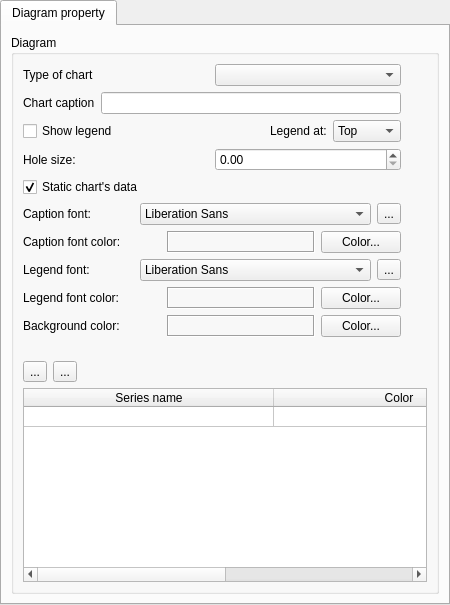
     <widget class="QWidget" name="page_3">
      <layout class="QVBoxLayout" name="verticalLayout_11">
       <property name="spacing">
        <number>0</number>
       </property>
       <property name="leftMargin">
        <number>0</number>
       </property>
       <property name="topMargin">
        <number>0</number>
       </property>
       <property name="rightMargin">
        <number>0</number>
       </property>
       <property name="bottomMargin">
        <number>0</number>
       </property>
       <item>
        <widget class="QTabWidget" name="tabDiagram">
         <property name="currentIndex">
          <number>0</number>
         </property>
         <widget class="QWidget" name="tab_5">
          <attribute name="title">
           <string>Diagram property</string>
          </attribute>
          <layout class="QVBoxLayout" name="verticalLayout_13">
           <item>
            <widget class="QGroupBox" name="groupBox">
             <property name="title">
              <string>Diagram</string>
             </property>
             <layout class="QVBoxLayout" name="verticalLayout_17">
              <item>
               <layout class="QHBoxLayout" name="horizontalLayout_23">
                <item>
                 <layout class="QVBoxLayout" name="verticalLayout_12">
                  <item>
                   <layout class="QHBoxLayout" name="horizontalLayout_13">
                    <item>
                     <widget class="QLabel" name="label_8">
                      <property name="text">
                       <string>Type of chart</string>
                      </property>
                     </widget>
                    </item>
                    <item>
                     <widget class="QComboBox" name="cbChartType"/>
                    </item>
                   </layout>
                  </item>
                  <item>
                   <layout class="QHBoxLayout" name="horizontalLayout_8">
                    <item>
                     <widget class="QLabel" name="label_2">
                      <property name="text">
                       <string>Chart caption</string>
                      </property>
                     </widget>
                    </item>
                    <item>
                     <widget class="QLineEdit" name="edtCaption"/>
                    </item>
                   </layout>
                  </item>
                  <item>
                   <layout class="QHBoxLayout" name="horizontalLayout_15">
                    <item>
                     <widget class="QCheckBox" name="chkShowLegend">
                      <property name="text">
                       <string>Show legend</string>
                      </property>
                     </widget>
                    </item>
                    <item>
                     <spacer name="horizontalSpacer_8">
                      <property name="orientation">
                       <enum>Qt::Horizontal</enum>
                      </property>
                      <property name="sizeHint" stdset="0">
                       <size>
                        <width>40</width>
                        <height>20</height>
                       </size>
                      </property>
                     </spacer>
                    </item>
                    <item>
                     <widget class="QLabel" name="label_12">
                      <property name="text">
                       <string>Legend at:</string>
                      </property>
                     </widget>
                    </item>
                    <item>
                     <widget class="QComboBox" name="cbLegendAligment">
                      <item>
                       <property name="text">
                        <string>Top</string>
                       </property>
                      </item>
                      <item>
                       <property name="text">
                        <string>Bottom</string>
                       </property>
                      </item>
                      <item>
                       <property name="text">
                        <string>Left</string>
                       </property>
                      </item>
                      <item>
                       <property name="text">
                        <string>Right</string>
                       </property>
                      </item>
                     </widget>
                    </item>
                   </layout>
                  </item>
                  <item>
                   <layout class="QHBoxLayout" name="horizontalLayout_20">
                    <item>
                     <widget class="QLabel" name="lblHoleSize">
                      <property name="text">
                       <string>Hole size:</string>
                      </property>
                     </widget>
                    </item>
                    <item>
                     <widget class="QDoubleSpinBox" name="spnHoleSize">
                      <property name="maximum">
                       <double>0.800000000000000</double>
                      </property>
                      <property name="singleStep">
                       <double>0.050000000000000</double>
                      </property>
                     </widget>
                    </item>
                   </layout>
                  </item>
                  <item>
                   <widget class="QCheckBox" name="chkStaticChart">
                    <property name="text">
                     <string>Static chart's data</string>
                    </property>
                    <property name="checked">
                     <bool>true</bool>
                    </property>
                   </widget>
                  </item>
                  <item>
                   <layout class="QHBoxLayout" name="horizontalLayout_21">
                    <item>
                     <widget class="QLabel" name="label_13">
                      <property name="text">
                       <string>Caption font:</string>
                      </property>
                     </widget>
                    </item>
                    <item>
                     <widget class="QFontComboBox" name="fntTitle">
                      <property name="editable">
                       <bool>false</bool>
                      </property>
                     </widget>
                    </item>
                    <item>
                     <widget class="QToolButton" name="btnTitleFont">
                      <property name="text">
                       <string>...</string>
                      </property>
                     </widget>
                    </item>
                   </layout>
                  </item>
                  <item>
                   <layout class="QHBoxLayout" name="horizontalLayout_24">
                    <item>
                     <widget class="QLabel" name="label_17">
                      <property name="text">
                       <string>Caption font color:</string>
                      </property>
                     </widget>
                    </item>
                    <item>
                     <spacer name="horizontalSpacer_4">
                      <property name="orientation">
                       <enum>Qt::Horizontal</enum>
                      </property>
                      <property name="sizeHint" stdset="0">
                       <size>
                        <width>40</width>
                        <height>20</height>
                       </size>
                      </property>
                     </spacer>
                    </item>
                    <item>
                     <widget class="QLabel" name="lblColorTitle">
                      <property name="minimumSize">
                       <size>
                        <width>148</width>
                        <height>0</height>
                       </size>
                      </property>
                      <property name="frameShape">
                       <enum>QFrame::Box</enum>
                      </property>
                      <property name="frameShadow">
                       <enum>QFrame::Sunken</enum>
                      </property>
                      <property name="text">
                       <string/>
                      </property>
                     </widget>
                    </item>
                    <item>
                     <widget class="QPushButton" name="btnColorTitle">
                      <property name="text">
                       <string>Color...</string>
                      </property>
                     </widget>
                    </item>
                   </layout>
                  </item>
                  <item>
                   <layout class="QHBoxLayout" name="horizontalLayout_22">
                    <item>
                     <widget class="QLabel" name="label_14">
                      <property name="text">
                       <string>Legend font:</string>
                      </property>
                     </widget>
                    </item>
                    <item>
                     <widget class="QFontComboBox" name="fntLegend">
                      <property name="editable">
                       <bool>false</bool>
                      </property>
                     </widget>
                    </item>
                    <item>
                     <widget class="QToolButton" name="btnLegendFont">
                      <property name="text">
                       <string>...</string>
                      </property>
                     </widget>
                    </item>
                   </layout>
                  </item>
                  <item>
                   <layout class="QHBoxLayout" name="horizontalLayout_25">
                    <item>
                     <widget class="QLabel" name="label_16">
                      <property name="text">
                       <string>Legend font color:</string>
                      </property>
                     </widget>
                    </item>
                    <item>
                     <spacer name="horizontalSpacer_7">
                      <property name="orientation">
                       <enum>Qt::Horizontal</enum>
                      </property>
                      <property name="sizeHint" stdset="0">
                       <size>
                        <width>40</width>
                        <height>20</height>
                       </size>
                      </property>
                     </spacer>
                    </item>
                    <item>
                     <widget class="QLabel" name="lblColorLegend">
                      <property name="minimumSize">
                       <size>
                        <width>148</width>
                        <height>0</height>
                       </size>
                      </property>
                      <property name="frameShape">
                       <enum>QFrame::Box</enum>
                      </property>
                      <property name="frameShadow">
                       <enum>QFrame::Sunken</enum>
                      </property>
                      <property name="text">
                       <string/>
                      </property>
                     </widget>
                    </item>
                    <item>
                     <widget class="QPushButton" name="btnColorLegend">
                      <property name="text">
                       <string>Color...</string>
                      </property>
                     </widget>
                    </item>
                   </layout>
                  </item>
                  <item>
                   <layout class="QHBoxLayout" name="horizontalLayout_26">
                    <item>
                     <widget class="QLabel" name="label_15">
                      <property name="text">
                       <string>Background color:</string>
                      </property>
                     </widget>
                    </item>
                    <item>
                     <spacer name="horizontalSpacer_9">
                      <property name="orientation">
                       <enum>Qt::Horizontal</enum>
                      </property>
                      <property name="sizeHint" stdset="0">
                       <size>
                        <width>40</width>
                        <height>20</height>
                       </size>
                      </property>
                     </spacer>
                    </item>
                    <item>
                     <widget class="QLabel" name="lblColorBackground">
                      <property name="minimumSize">
                       <size>
                        <width>148</width>
                        <height>0</height>
                       </size>
                      </property>
                      <property name="frameShape">
                       <enum>QFrame::Box</enum>
                      </property>
                      <property name="frameShadow">
                       <enum>QFrame::Sunken</enum>
                      </property>
                      <property name="text">
                       <string/>
                      </property>
                     </widget>
                    </item>
                    <item>
                     <widget class="QPushButton" name="btnColorBackground">
                      <property name="text">
                       <string>Color...</string>
                      </property>
                     </widget>
                    </item>
                   </layout>
                  </item>
                  <item>
                   <spacer name="verticalSpacer_6">
                    <property name="orientation">
                     <enum>Qt::Vertical</enum>
                    </property>
                    <property name="sizeHint" stdset="0">
                     <size>
                      <width>20</width>
                      <height>18</height>
                     </size>
                    </property>
                   </spacer>
                  </item>
                  <item>
                   <layout class="QHBoxLayout" name="horizontalLayout_14">
                    <item>
                     <widget class="QToolButton" name="btnAddSeries">
                      <property name="toolTip">
                       <string>Add row</string>
                      </property>
                      <property name="text">
                       <string>...</string>
                      </property>
                      <property name="icon">
                       <iconset resource="images.qrc">
                        <normaloff>:/new/prefix1/images/edit_add.png</normaloff>:/new/prefix1/images/edit_add.png</iconset>
                      </property>
                     </widget>
                    </item>
                    <item>
                     <widget class="QToolButton" name="btnRemoveSeries">
                      <property name="toolTip">
                       <string>Remove row</string>
                      </property>
                      <property name="text">
                       <string>...</string>
                      </property>
                      <property name="icon">
                       <iconset resource="images.qrc">
                        <normaloff>:/new/prefix1/images/edit_remove.png</normaloff>:/new/prefix1/images/edit_remove.png</iconset>
                      </property>
                     </widget>
                    </item>
                    <item>
                     <spacer name="horizontalSpacer_5">
                      <property name="orientation">
                       <enum>Qt::Horizontal</enum>
                      </property>
                      <property name="sizeHint" stdset="0">
                       <size>
                        <width>40</width>
                        <height>20</height>
                       </size>
                      </property>
                     </spacer>
                    </item>
                   </layout>
                  </item>
                 </layout>
                </item>
                <item>
                 <layout class="QVBoxLayout" name="verticalLayout_10">
                  <item>
                   <widget class="QLabel" name="lblChartTypePic">
                    <property name="text">
                     <string/>
                    </property>
                    <property name="pixmap">
                     <pixmap resource="images.qrc">:/new/prefix1/images/pieChart.png</pixmap>
                    </property>
                    <property name="scaledContents">
                     <bool>true</bool>
                    </property>
                   </widget>
                  </item>
                  <item>
                   <spacer name="verticalSpacer_3">
                    <property name="orientation">
                     <enum>Qt::Vertical</enum>
                    </property>
                    <property name="sizeHint" stdset="0">
                     <size>
                      <width>20</width>
                      <height>40</height>
                     </size>
                    </property>
                   </spacer>
                  </item>
                 </layout>
                </item>
               </layout>
              </item>
              <item>
               <widget class="QTableWidget" name="tableSeries">
                <property name="editTriggers">
                 <set>QAbstractItemView::NoEditTriggers</set>
                </property>
                <attribute name="horizontalHeaderDefaultSectionSize">
                 <number>250</number>
                </attribute>
                <attribute name="horizontalHeaderStretchLastSection">
                 <bool>true</bool>
                </attribute>
                <attribute name="verticalHeaderVisible">
                 <bool>false</bool>
                </attribute>
                <attribute name="verticalHeaderDefaultSectionSize">
                 <number>20</number>
                </attribute>
                <attribute name="verticalHeaderHighlightSections">
                 <bool>false</bool>
                </attribute>
                <attribute name="verticalHeaderStretchLastSection">
                 <bool>false</bool>
                </attribute>
                <row>
                 <property name="text">
                  <string>Новая строка</string>
                 </property>
                </row>
                <column>
                 <property name="text">
                  <string>Series name</string>
                 </property>
                </column>
                <column>
                 <property name="text">
                  <string>Color</string>
                 </property>
                </column>
               </widget>
              </item>
             </layout>
            </widget>
           </item>
          </layout>
         </widget>
        </widget>
       </item>
      </layout>
     </widget>
